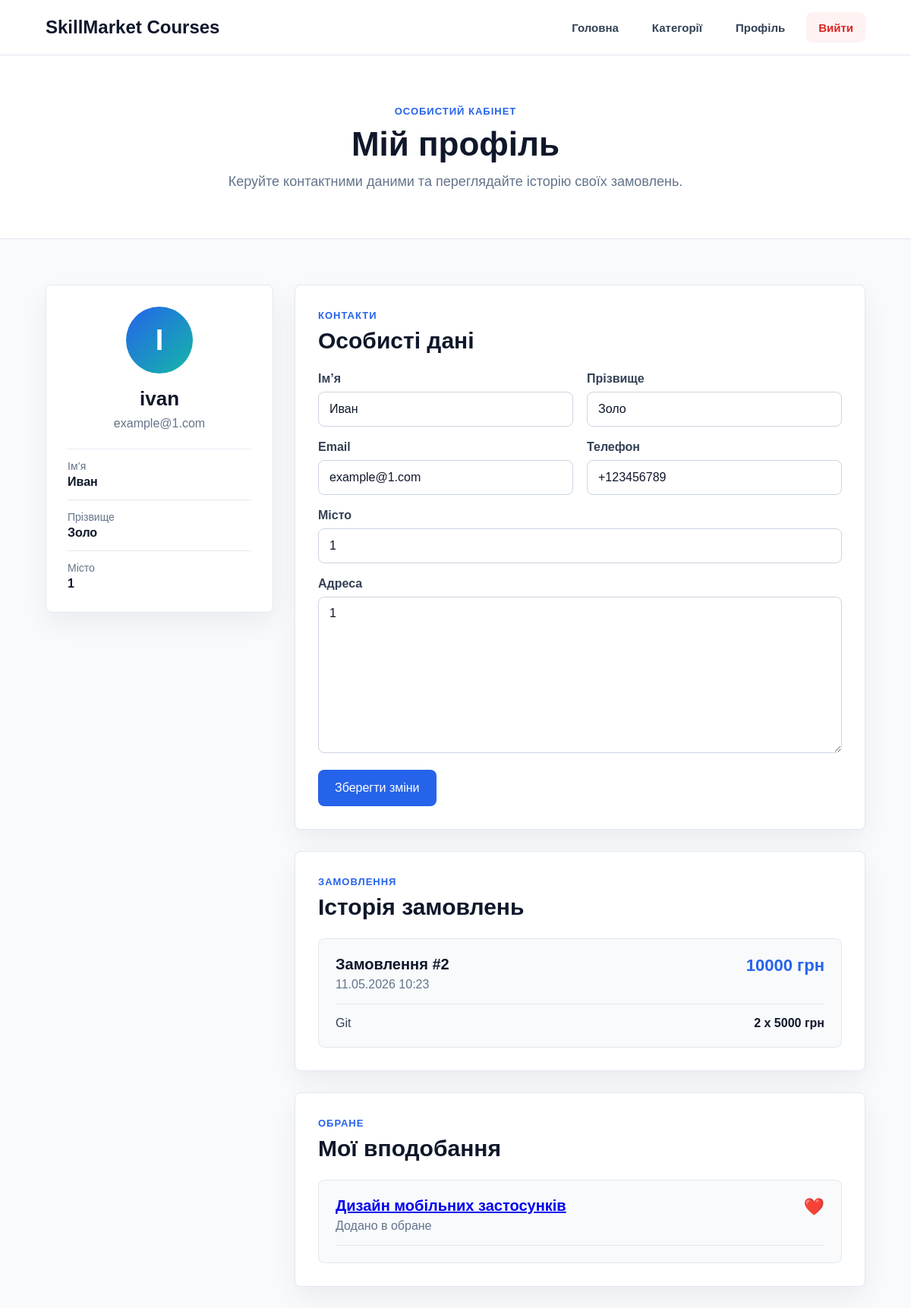
/accounts/profile/ (signed in), run on the app's committed database.
### accounts/models.py (models this page shows, shortened)
class Profile(models.Model):
    user = models.OneToOneField(User, on_delete=models.CASCADE, related_name='profile')
    phone_number = models.CharField(max_length=20)
    address = models.TextField()
    city = models.CharField(max_length=100)

### order/models.py (models this page shows, shortened)
class Order(models.Model):
    first_name = models.CharField(max_length=100)
    last_name = models.CharField(max_length=100)
    email = models.EmailField()
    phone_number = models.IntegerField()
    address = models.TextField()
    city = models.CharField(max_length=100)
    id = models.AutoField(primary_key=True)
    paid_amount = models.BooleanField(default=False)
    created_at = models.DateTimeField(auto_now_add=True)
    user = models.ForeignKey(User, on_delete=models.SET_NULL, null=True, blank=True)
    def total_coast(self):
        return sum(item.get_coast() for item in self.items.all())

class OrderItem(models.Model):
    product = models.ForeignKey(Product, on_delete=models.CASCADE)
    price = models.IntegerField()
    quantity = models.PositiveIntegerField(default=1)
    order = models.ForeignKey(Order, on_delete=models.CASCADE, related_name='items')
    def get_coast(self):
        return self.price * self.quantity

### shop/models.py (models this page shows, shortened)
class Product(models.Model):
    title = models.CharField(max_length=255)
    slug = models.SlugField(unique=True, blank=True)
    image = models.ImageField(upload_to='shop/products/',blank=True)
    thumbnail = models.ImageField(upload_to='shop/products/thumbnails/',blank=True)
    uploaded_at = models.DateTimeField(auto_now_add=True)
    price = models.IntegerField()
    category = models.ForeignKey(Category, on_delete=models.CASCADE)
    about = models.TextField()
    likes = ManyToManyField(User, related_name='likes', blank=True)

### accounts/views.py (the view)
# urls.py: path('profile/', views.profile_view, name='profile'),
@login_required
def profile_view(request):
    profile, created = Profile.objects.get_or_create(user=request.user)
    orders = Order.objects.filter(user=request.user).order_by('-created_at')
    favorites = Product.objects.filter(likes=request.user)
    if request.method == 'POST':
        form = ProfileForm(request.POST, instance=profile, user=request.user)
        if form.is_valid():
            form.save()
            return redirect('accounts:profile')
    else:
        form = ProfileForm(instance=profile, user=request.user)
    return render(request, 'accounts/profile.html', {
        'form': form,
        'orders': orders,
        'favorites': favorites
    })

### accounts/forms.py (shortened to what this page needs)
class ProfileForm(forms.ModelForm):
    first_name = forms.CharField(max_length=150, label="Ім'я")
    last_name = forms.CharField(max_length=150, label="Прізвище")
    email = forms.EmailField(label='Email')
    class Meta:
        model = Profile
        fields = ['first_name', 'last_name', 'email', 'phone_number', 'city', 'address']
        labels = {
            'phone_number': 'Телефон',
            'city': 'Місто',
            'address': 'Адреса',
        }
    def __init__(self, *args, user=None, **kwargs):
        super().__init__(*args, **kwargs)
        self.user = user
        if user:
            self.fields['first_name'].initial = user.first_name
            self.fields['last_name'].initial = user.last_name
            self.fields['email'].initial = user.email

### templates/accounts/profile.html (shortened to what this page needs)
{% load static %}
<!DOCTYPE html>
<html lang="uk">
<head>
    <link rel="stylesheet" href="{% static 'shop/css/base.css' %}?v=1">
    <link rel="stylesheet" href="{% static 'shop/css/navbar.css' %}?v=1">
    <link rel="stylesheet" href="{% static 'shop/css/profile.css' %}?v=1">
</head>
<body>
{% include 'includes/shop_navbar.html' %}
<main class="profile-page">
    <section class="profile-hero">
        <span class="shop-label">Особистий кабінет</span>
        <h1>Мій профіль</h1>
        <p>Керуйте контактними даними та переглядайте історію своїх замовлень.</p>
    </section>
    <section class="profile-section">
        <div class="profile-layout">
            <aside class="profile-sidebar">
                <div class="profile-avatar">
                    {{ user.username|first|upper }}
                </div>
                <h2>{{ user.username }}</h2>
                {% if user.email %}
                    <p>{{ user.email }}</p>
                {% else %}
                    <p>Email ще не вказано</p>
                {% endif %}
                <div class="profile-mini-info">
                    <div>
                        <span>Ім’я</span>
                        <strong>{{ user.first_name|default:"Не вказано" }}</strong>
                    </div>
                    <div>
                        <span>Прізвище</span>
                        <strong>{{ user.last_name|default:"Не вказано" }}</strong>
                    </div>
                    <div>
                        <span>Місто</span>
                        <strong>{{ user.profile.city|default:"Не вказано" }}</strong>
                    </div>
                </div>
            </aside>
            <div class="profile-content">
                <section class="profile-card-wide">
                    <div class="profile-card-head">
                        <div>
                            <span class="shop-label">Контакти</span>
                            <h2>Особисті дані</h2>
                        </div>
                    </div>
                    <form method="post" class="profile-form">
                        <div class="form-grid">
                            <div class="form-group">
                                <label for="{{ form.first_name.id_for_label }}">Ім’я</label>
                                {{ form.first_name }}
                            </div>
                            <div class="form-group">
                                <label for="{{ form.last_name.id_for_label }}">Прізвище</label>
                                {{ form.last_name }}
                            </div>
                        </div>
                        <div class="form-grid">
                            <div class="form-group">
                                <label for="{{ form.email.id_for_label }}">Email</label>
                                {{ form.email }}
                            </div>
                            <div class="form-group">
                                <label for="{{ form.phone_number.id_for_label }}">Телефон</label>
                                {{ form.phone_number }}
                            </div>
                        </div>
                        <div class="form-group">
                            <label for="{{ form.city.id_for_label }}">Місто</label>
                            {{ form.city }}
                        </div>
                        <div class="form-group">
                            <label for="{{ form.address.id_for_label }}">Адреса</label>
                            {{ form.address }}
                        </div>
                        <button type="submit" class="primary-action">
                            Зберегти зміни
                        </button>
                    </form>
                </section>
                <section class="profile-card-wide">
                    <div class="profile-card-head">
                        <div>
                            <span class="shop-label">Замовлення</span>
                            <h2>Історія замовлень</h2>
                        </div>
                    </div>
                    {% if orders %}
                        <div class="profile-orders">
                            {% for order in orders %}
                                <article class="profile-order">
                                    <div class="profile-order-top">
                                        <div>
                                            <h3>Замовлення #{{ order.id }}</h3>
                                            <span>{{ order.created_at|date:"d.m.Y H:i" }}</span>
                                        </div>
                                        <strong>{{ order.total_coast }} грн</strong>
                                    </div>
                                    <div class="profile-order-items">
                                        {% for item in order.items.all %}
                                            <div>
                                                <span>{{ item.product.title }}</span>
                                                <strong>{{ item.quantity }} x {{ item.price }} грн</strong>
                                            </div>
                                        {% endfor %}
                                    </div>
                                </article>
                            {% endfor %}
                        </div>
                    {% else %}
                        <div class="profile-empty">
                            <h3>Замовлень поки немає</h3>
                            <p>Після покупки курсів вони з’являться в цьому розділі.</p>
                            <a href="{% url 'shop' %}" class="primary-action">Перейти до курсів</a>
                        </div>
                    {% endif %}
                </section>
                <section class="profile-card-wide">
    <div class="profile-card-head">
        <div>
            <span class="shop-label">Обране</span>
            <h2>Мої вподобання</h2>
        </div>
    </div>
    {% if favorites %}
        <div class="profile-orders">
            {% for product in favorites %}
                <article class="profile-order">
                    <div class="profile-order-top">
                        <div>
                            <h3>
                                <a href="{% url 'product_view' product.slug %}">
                                    {{ product.title }}
                                </a>
                            </h3>
                            <span>Додано в обране</span>
                        </div>
                        <strong>
                            ❤️
                        </strong>
                    </div>
                </article>
            {% endfor %}
        </div>
    {% else %}
        <div class="profile-empty">
            <h3>Немає обраних товарів</h3>
            <p>Додавай курси в обране, щоб швидко повертатись до них.</p>
            <a href="{% url 'shop' %}" class="primary-action">Перейти до курсів</a>
        </div>
    {% endif %}
</section>
            </div>
        </div>
    </section>
</main>
</body>
</html>

### static/shop/css/base.css (style rules this page uses)
* { box-sizing: border-box; }
html { scroll-behavior: smooth; }
body { margin: 0; font-family: Arial, sans-serif; background: #f5f7fb; color: #111827; }
.shop-label { display: inline-block; color: #2563eb; font-size: 13px; font-weight: 700; letter-spacing: 1px; text-transform: uppercase; }
.primary-action, .secondary-action, .category-link { min-height: 48px; padding: 0 22px; border-radius: 8px; display: inline-flex; align-items: center; justify-content: center; font-weight: 700; text-decoration: none; }
.primary-action, .category-link { background: #2563eb; color: #ffffff; }
.form-grid { display: grid; grid-template-columns: repeat(2, minmax(0, 1fr)); gap: 18px; }
.form-group { margin-bottom: 18px; }
.form-group label { display: block; margin-bottom: 8px; color: #334155; font-weight: 700; }
.form-group input, .form-group textarea { width: 100%; min-height: 46px; padding: 12px 14px; border: 1px solid #cbd5e1; border-radius: 8px; font: inherit; color: #0f172a; outline: none; }
.form-group textarea { min-height: 110px; resize: vertical; }

### static/shop/css/profile.css (style rules this page uses)
.profile-page { min-height: 100vh; background: #f8fafc; }
.profile-hero { padding: 64px 60px; background: #ffffff; border-bottom: 1px solid #e2e8f0; text-align: center; }
.profile-hero h1 { margin: 10px 0 14px; color: #0f172a; font-size: 44px; }
.profile-hero p { margin: 0; color: #64748b; font-size: 18px; }
.profile-section { padding: 60px; }
.profile-layout { display: grid; grid-template-columns: 300px minmax(0, 1fr); gap: 28px; align-items: start; }
.profile-sidebar, .profile-card-wide { background: #ffffff; border: 1px solid #e2e8f0; border-radius: 8px; box-shadow: 0 14px 34px rgba(15, 23, 42, 0.06); }
.profile-sidebar { padding: 28px; text-align: center; position: sticky; top: 96px; }
.profile-avatar { width: 88px; height: 88px; margin: 0 auto 18px; border-radius: 50%; background: linear-gradient(135deg, #2563eb, #14b8a6); color: white; display: flex; align-items: center; justify-content: center; font-size: 38px; font-weight: 700; }
.profile-sidebar h2 { margin: 0 0 8px; color: #0f172a; font-size: 26px; }
.profile-sidebar > p { margin: 0 0 24px; color: #64748b; word-break: break-word; }
.profile-mini-info { display: grid; gap: 14px; text-align: left; }
.profile-mini-info div { padding-top: 14px; border-top: 1px solid #e2e8f0; }
.profile-mini-info span { display: block; margin-bottom: 4px; color: #64748b; font-size: 14px; }
.profile-mini-info strong { color: #0f172a; }
.profile-content { display: grid; gap: 28px; }
.profile-card-wide { padding: 30px; }
.profile-card-head { display: flex; justify-content: space-between; gap: 20px; align-items: center; margin-bottom: 24px; }
.profile-card-head h2 { margin: 8px 0 0; color: #0f172a; font-size: 30px; }
.profile-form .primary-action { border: 0; cursor: pointer; font: inherit; }
.profile-orders { display: grid; gap: 18px; }
.profile-order { border: 1px solid #e2e8f0; border-radius: 8px; padding: 22px; background: #f8fafc; }
.profile-order-top { display: flex; justify-content: space-between; gap: 20px; padding-bottom: 16px; border-bottom: 1px solid #e2e8f0; }
.profile-order-top h3 { margin: 0 0 6px; color: #0f172a; font-size: 20px; }
.profile-order-top span { color: #64748b; }
.profile-order-top strong { color: #2563eb; font-size: 22px; white-space: nowrap; }
.profile-order-items { display: grid; gap: 10px; margin-top: 16px; }
.profile-order-items div { display: flex; justify-content: space-between; gap: 16px; }
.profile-order-items span { color: #334155; }
.profile-order-items strong { color: #0f172a; white-space: nowrap; }

### data on the page
Profile: phone_number "+123456789", city "1", address "1"
Order: id "2", created_at "11.05.2026 10:23", total_coast "10000"
OrderItem: product "Git", quantity "2", price "5000"
Product: title "Дизайн мобільних застосунків"

### other printed values
{{ user.username|first|upper }} "I"
{{ user.username }} "ivan"
{{ user.email }} "example@1.com"
{{ user.first_name|default:"Не вказано" }} "Иван"
{{ user.last_name|default:"Не вказано" }} "Золо"
{{ user.profile.city|default:"Не вказано" }} "1"
